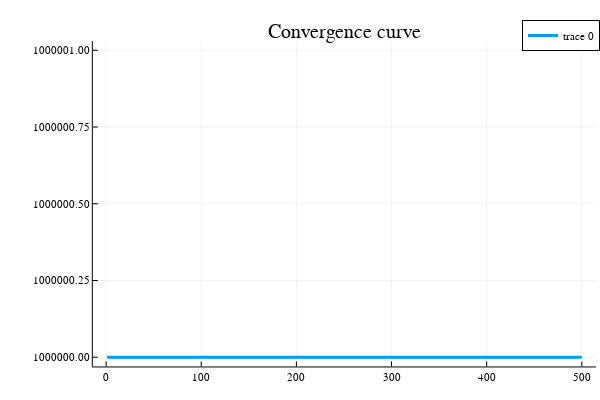

Source (notebook cell):
### Code cell
#Initialisation
x = zeros(n,1);
xbest=x;
i = 0;
fbest =1000000; # $f_{best}^0$
histo =[];# Suite des itérés f_{best}^k 

lambda0=100;
itermax=500;
beta=0.5;

xp=x;




alphal = 100;
grad_x0 = gradg(xp,y,H,W);

while i < itermax
    alphal = 100;
    i = i + 1;






    # Insérer votre code
   


    """
    if choix_pas == 1
        alpha = 1 / i;
    
    elseif choix_pas == 2
        alpha = 10^(-2) / (i^2);

    else
        alpha = 1
    end
    """
    d = eval_alpha(xp, alphal, beta, grad_x0)

    #xp = xp - alphal*G_alpha
    xp = xp - d

    if (fbest[1] >= evalf(xp,y,H,W,lambda)[1])
        fbest = evalf(xp,y,H,W,lambda)
        xbest = xp
    end





    # Fin insérer code
    





    
    # Stockage
    append!( histo, fbest)
end
#histo
#Affichage des courbes de convergence
plotly();
iter=1:itermax;
plot(iter,histo,title="Convergence curve",label=["f"],lw=3)

### Figure 1 — Plotly figure (JSON) as saved in the notebook; plotly's stock layout.template omitted (floating-point values rounded to 4 significant figures; data arrays with more than 128 entries replaced by an {"elided": "..."} marker saying what was removed)
{"data": [{"colorbar": {"len": 0.9039, "title": "", "x": 0.9934, "y": 0.4896}, "legendgroup": ["f"], "line": {"color": "rgba(0, 154, 250, 1.000)", "dash": "solid", "shape": "linear", "width": 3}, "mode": "lines", "name": ["f"], "showlegend": true, "type": "scatter", "x": {"elided": "500 int values"}, "xaxis": "x", "y": {"elided": "500 int values"}, "yaxis": "y"}], "layout": {"annotations": [{"font": {"color": "rgba(0, 0, 0, 1.000)", "family": "sans-serif", "size": 20}, "rotation": 0, "showarrow": false, "text": "Convergence curve", "x": 0.5741, "xanchor": "center", "xref": "paper", "y": 1, "yanchor": "top", "yref": "paper"}], "height": 400, "legend": {"bgcolor": "rgba(255, 255, 255, 1.000)", "bordercolor": "rgba(0, 0, 0, 1.000)", "borderwidth": 1, "font": {"color": "rgba(0, 0, 0, 1.000)", "family": "sans-serif", "size": 11}, "title": {"font": {"color": "rgba(0, 0, 0, 1.000)", "family": "sans-serif", "size": 15}, "text": ""}, "tracegroupgap": 0, "traceorder": "normal", "x": 1, "xanchor": "auto", "y": 1, "yanchor": "auto"}, "margin": {"b": 20, "l": 0, "r": 0, "t": 20}, "paper_bgcolor": "rgba(255, 255, 255, 1.000)", "plot_bgcolor": "rgba(255, 255, 255, 1.000)", "showlegend": true, "width": 600, "xaxis": {"anchor": "y", "domain": [0.1547, 0.9934], "gridcolor": "rgba(0, 0, 0, 0.100)", "gridwidth": 0.5, "linecolor": "rgba(0, 0, 0, 1.000)", "mirror": false, "range": [-13.97, 515.0], "showgrid": true, "showline": true, "showticklabels": true, "tickangle": 0, "tickcolor": "rgb(0, 0, 0)", "tickfont": {"color": "rgba(0, 0, 0, 1.000)", "family": "sans-serif", "size": 11}, "tickmode": "array", "ticks": "inside", "ticktext": ["0", "100", "200", "300", "400", "500"], "tickvals": [0, 100, 200, 300, 400, 500], "title": "", "titlefont": {"color": "rgba(0, 0, 0, 1.000)", "family": "sans-serif", "size": 15}, "type": "-", "visible": true, "zeroline": false, "zerolinecolor": "rgba(0, 0, 0, 1.000)"}, "yaxis": {"anchor": "x", "domain": [0.03762, 0.9415], "gridcolor": "rgba(0, 0, 0, 0.100)", "gridwidth": 0.5, "linecolor": "rgba(0, 0, 0, 1.000)", "mirror": false, "range": [1000000.0, 1000000.0], "showgrid": true, "showline": true, "showticklabels": true, "tickangle": 0, "tickcolor": "rgb(0, 0, 0)", "tickfont": {"color": "rgba(0, 0, 0, 1.000)", "family": "sans-serif", "size": 11}, "tickmode": "array", "ticks": "inside", "ticktext": ["1000000.00", "1000000.25", "1000000.50", "1000000.75", "1000001.00"], "tickvals": [1000000, 1000000.0, 1000000.0, 1000000.0, 1000001], "title": "", "titlefont": {"color": "rgba(0, 0, 0, 1.000)", "family": "sans-serif", "size": 15}, "type": "-", "visible": true, "zeroline": false, "zerolinecolor": "rgba(0, 0, 0, 1.000)"}}}
